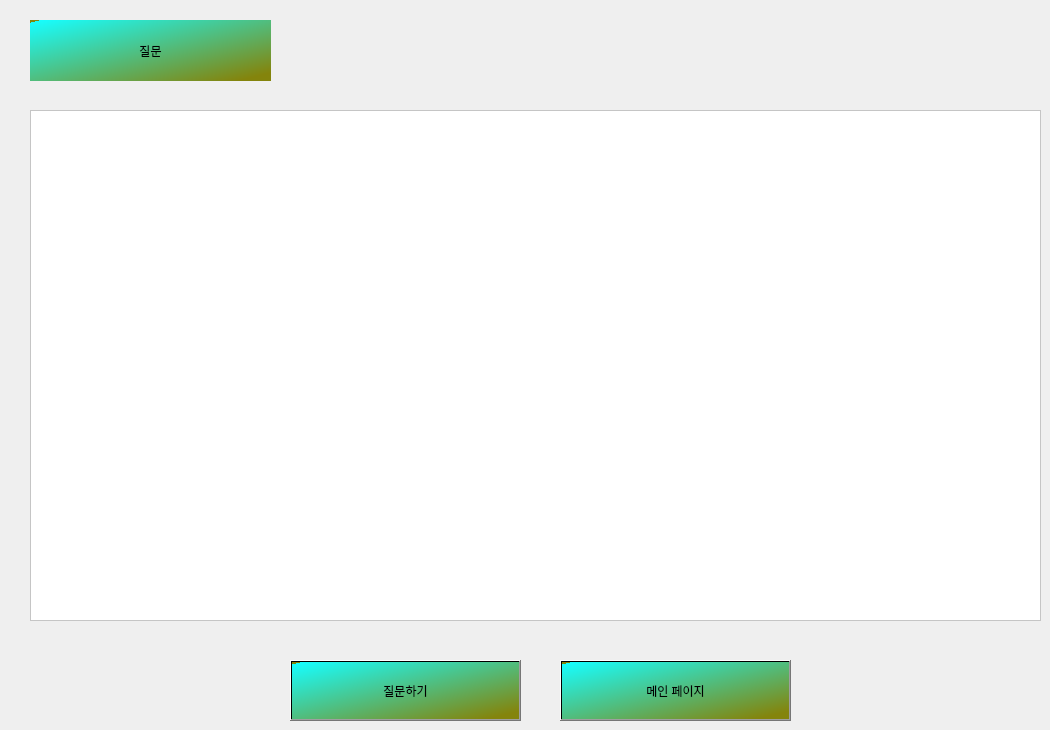
    <widget class="QWidget" name="tab_8">
     <attribute name="title">
      <string>질문</string>
     </attribute>
     <widget class="QLabel" name="label_20">
      <property name="geometry">
       <rect>
        <x>30</x>
        <y>20</y>
        <width>241</width>
        <height>61</height>
       </rect>
      </property>
      <property name="styleSheet">
       <string notr="true">background-color: qlineargradient(spread:repeat, x1:0.023, y1:0.0227273, x2:0.994318, y2:1, stop:0 rgba(23, 253, 253, 255), stop:0.931818 rgba(132, 132, 12, 255));
font: 25pt &quot;Cambria&quot;;</string>
      </property>
      <property name="text">
       <string>질문</string>
      </property>
      <property name="alignment">
       <set>Qt::AlignCenter</set>
      </property>
     </widget>
     <widget class="QTextEdit" name="ask_textEdit">
      <property name="geometry">
       <rect>
        <x>30</x>
        <y>110</y>
        <width>1011</width>
        <height>511</height>
       </rect>
      </property>
      <property name="styleSheet">
       <string notr="true">background-color: rgb(255, 255, 255);
font: 25pt &quot;Cambria&quot;;</string>
      </property>
      <property name="html">
       <string>&lt;!DOCTYPE HTML PUBLIC &quot;-//W3C//DTD HTML 4.0//EN&quot; &quot;http://www.w3.org/TR/REC-html40/strict.dtd&quot;&gt;
&lt;html&gt;&lt;head&gt;&lt;meta name=&quot;qrichtext&quot; content=&quot;1&quot; /&gt;&lt;style type=&quot;text/css&quot;&gt;
p, li { white-space: pre-wrap; }
&lt;/style&gt;&lt;/head&gt;&lt;body style=&quot; font-family:'Cambria'; font-size:25pt; font-weight:400; font-style:normal;&quot;&gt;
&lt;p style=&quot;-qt-paragraph-type:empty; margin-top:0px; margin-bottom:0px; margin-left:0px; margin-right:0px; -qt-block-indent:0; text-indent:0px;&quot;&gt;&lt;br /&gt;&lt;/p&gt;&lt;/body&gt;&lt;/html&gt;</string>
      </property>
     </widget>
     <widget class="QPushButton" name="ask_btn">
      <property name="geometry">
       <rect>
        <x>290</x>
        <y>660</y>
        <width>231</width>
        <height>61</height>
       </rect>
      </property>
      <property name="styleSheet">
       <string notr="true">QPushButton{
font: 25pt &quot;Cambria&quot;;
background-color: qlineargradient(spread:repeat, x1:0.023, y1:0.0227273, x2:0.994318, y2:1, stop:0 rgba(23, 253, 253, 255), stop:0.931818 rgba(132, 132, 12, 255));
}</string>
      </property>
      <property name="text">
       <string>질문하기</string>
      </property>
     </widget>
     <widget class="QPushButton" name="login_btn_25">
      <property name="geometry">
       <rect>
        <x>560</x>
        <y>660</y>
        <width>231</width>
        <height>61</height>
       </rect>
      </property>
      <property name="styleSheet">
       <string notr="true">QPushButton{
font: 25pt &quot;Cambria&quot;;
background-color: qlineargradient(spread:repeat, x1:0.023, y1:0.0227273, x2:0.994318, y2:1, stop:0 rgba(23, 253, 253, 255), stop:0.931818 rgba(132, 132, 12, 255));
}</string>
      </property>
      <property name="text">
       <string>메인 페이지</string>
      </property>
     </widget>
    </widget>
